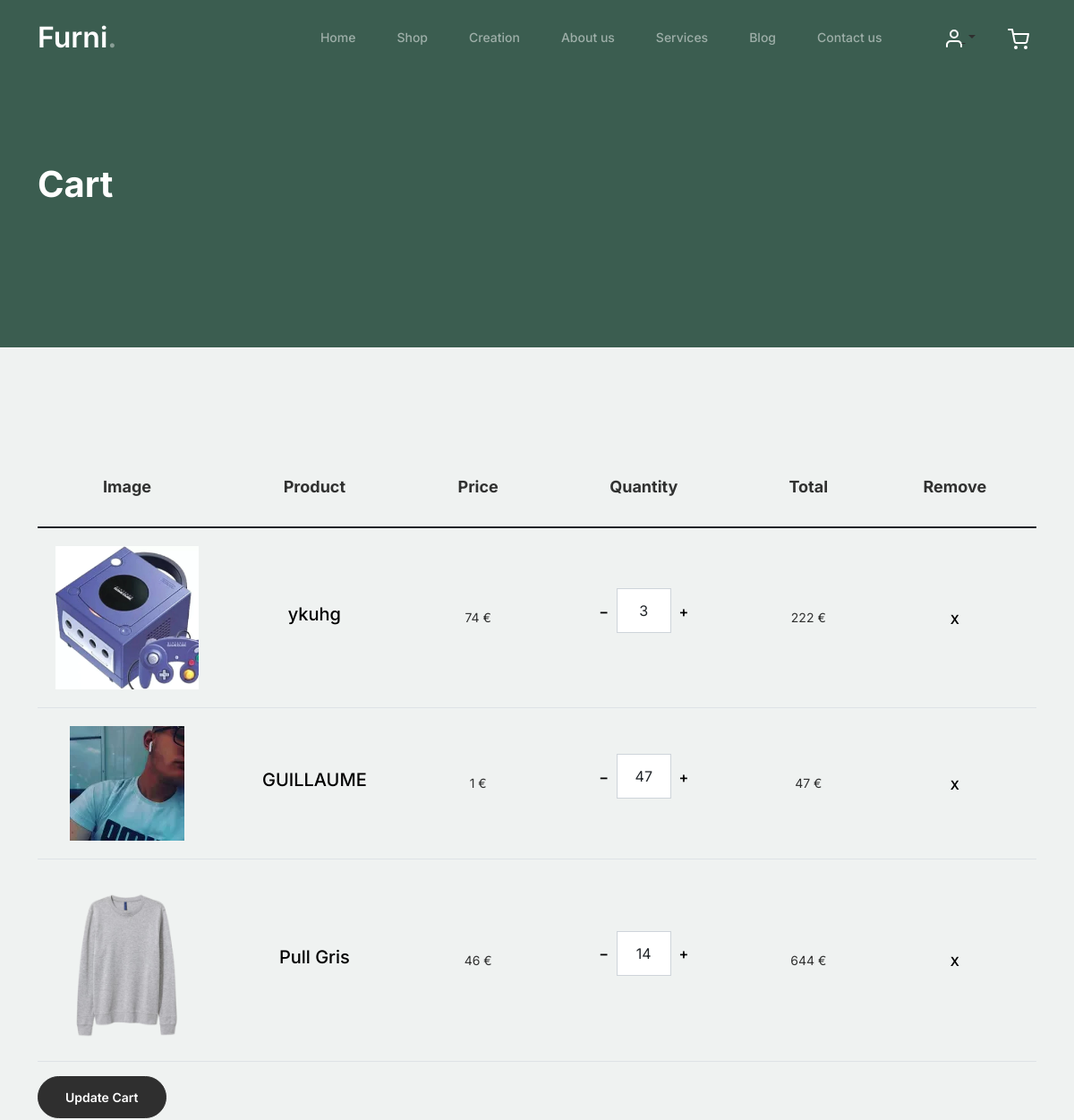
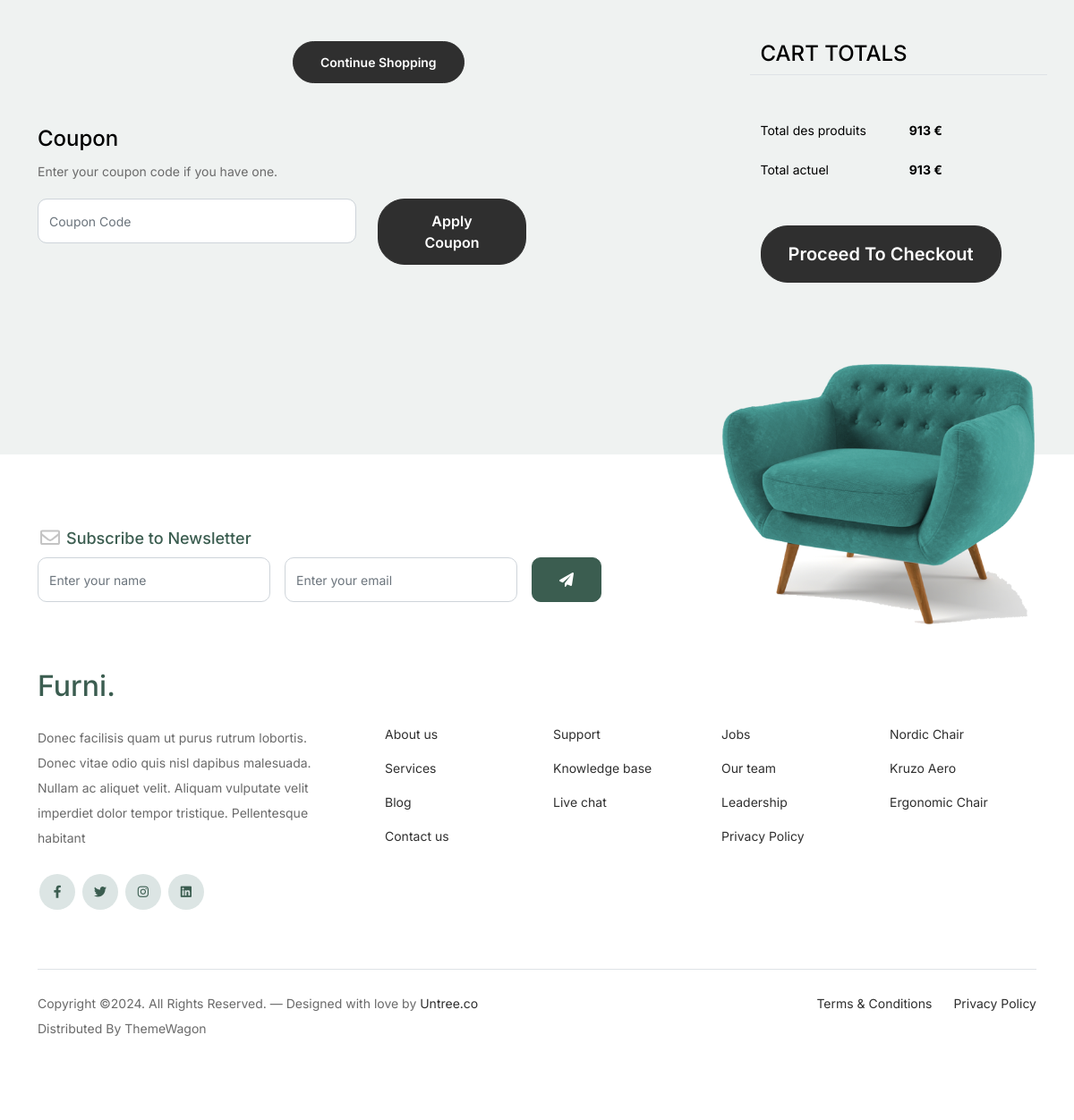
Screenshot of /cart.php (signed in) with the database file from the repository (2 pictures, top to bottom).
### tables this page shows
CREATE TABLE `cart` (
  `id_cart` int(11) NOT NULL,
  `id_user` int(11) NOT NULL,
  `id_article` int(11) NOT NULL,
  `quantity` int(11) NOT NULL
);

CREATE TABLE `article` (
  `id_article` int(11) NOT NULL,
  `title` varchar(255) NOT NULL,
  `price` float NOT NULL,
  `image` varchar(255) NOT NULL,
  `id_user` int(11) DEFAULT NULL
);

### lib/Cart.php (called while the page is built, shortened)
<?php
class Cart
{
    public $connectDb;
    public function __construct(PDO $db)
    {
        $this->connectDb = $db;
    }
    public function select($id_user)
    {
        $selectCart = $this->connectDb->prepare("SELECT * FROM `cart` INNER JOIN `article` ON cart.id_article = article.id_article WHERE cart.id_user = :id_user;");
        $selectCart->bindParam(":id_user", $id_user);
        $selectCart->execute();
        return $selectCart->fetchAll(PDO::FETCH_ASSOC);
    }
}

### components/cart.php (the view)
<?php foreach ($userCart as $article) { ?>
    <tr>
        <td class="product-thumbnail">
            <img src="image_articles/upload/<?= $article['image'] ?>" alt="Image" class="img-fluid">
        </td>
        <td class="product-name">
            <h2 class="h5 text-black"><?= $article['title'] ?></h2>
        </td>
        <td><?= $article['price'] ?> €</td>
        <td>
            <div class="input-group mb-3 d-flex align-items-center quantity-container m-auto" style="max-width: 120px;">
                <div class="input-group-prepend">
                    <button class="btn btn-outline-black decrease" type="button" onclick="minus(<?= $article['id_cart'] . ', ' . $article['price'] ?>)">&minus;</button>
                </div>
                <input type="text" class="form-control text-center quantity-amount <?= $article['id_cart'] ?>" name="<?= $article['id_cart'] ?>" value="<?= $article['quantity'] ?>" aria-label="Example text with button addon" aria-describedby="button-addon1">
                <div class="input-group-append">
                    <button class="btn btn-outline-black increase" type="button" onclick="plus(<?= $article['id_cart'] . ', ' . $article['price'] ?>)">&plus;</button>
                </div>
            </div>
        </td>
        <td class="total" id="<?= $article['id_cart'] ?>"><?php echo $article['price'] * $article['quantity'] ?> €</td>
        <td>
            <form method=" POST">
                <button class="btn btn-black btn-sm" name="id_cart" value="<?= $article['id_cart'] ?>">X</button>
            </form>
        </td>
    </tr>
    <?php $totalPrice += $article['price'] * $article['quantity'] ?>
<?php } ?>

### cart.php (shortened to what this page needs)
<?php
require_once('lib/db.php');
require_once('lib/Cart.php');
if (!empty($_SESSION)) {
	$cart = new Cart($db);
	$userCart = $cart->select($_SESSION['id']);
}
$totalPrice = 0;
?>
<!doctype html>
<html lang="fr">
<head>
	<link href="css/bootstrap.min.css" rel="stylesheet">
	<link href="https://cdnjs.cloudflare.com/ajax/libs/font-awesome/6.0.0-beta3/css/all.min.css" rel="stylesheet">
	<link href="css/tiny-slider.css" rel="stylesheet">
	<link href="css/style.css" rel="stylesheet">
</head>
<body>
	<?php include('components/nav.php') ?>
	<div class="hero">
		<div class="container">
			<div class="row justify-content-between">
				<div class="col-lg-5">
					<div class="intro-excerpt">
						<h1>Cart</h1>
					</div>
				</div>
				<div class="col-lg-7">
				</div>
			</div>
		</div>
	</div>
	<div class="untree_co-section before-footer-section">
		<div class="container">
			<div class="row mb-5">
				<form class="col-md-12" method="post">
					<div class="site-blocks-table">
						<table class="table">
							<thead>
								<tr>
									<th class="product-thumbnail">Image</th>
									<th class="product-name">Product</th>
									<th class="product-price">Price</th>
									<th class="product-quantity">Quantity</th>
									<th class="product-total">Total</th>
									<th class="product-remove">Remove</th>
								</tr>
							</thead>
							<tbody>
								<?php if (!empty($_SESSION)) {
									require('components/cart.php');
								} ?>
							</tbody>
						</table>
					</div>
					<button type="submit" class="btn btn-black btn-sm btn-block" name="form" value="update">Update Cart</button>
				</form>
			</div>
			<div class="row">
				<div class="col-md-6">
					<div class="row mb-5">
						<div class="col-md-6 mb-3 mb-md-0">
						</div>
						<div class="col-md-6">
							<button class="btn btn-outline-black btn-sm btn-block">Continue Shopping</button>
						</div>
					</div>
					<div class="row">
						<div class="col-md-12">
							<label class="text-black h4" for="coupon">Coupon</label>
							<p>Enter your coupon code if you have one.</p>
						</div>
						<div class="col-md-8 mb-3 mb-md-0">
							<input type="text" class="form-control py-3" id="coupon" placeholder="Coupon Code">
						</div>
						<div class="col-md-4">
							<button class="btn btn-black">Apply Coupon</button>
						</div>
					</div>
				</div>
				<div class="col-md-6 pl-5">
					<div class="row justify-content-end">
						<div class="col-md-7">
							<div class="row">
								<div class="col-md-12 text-right border-bottom mb-5">
									<h3 class="text-black h4 text-uppercase">Cart Totals</h3>
								</div>
							</div>
							<div class="row mb-3">
								<div class="col-md-6">
									<span class="text-black">Total des produits</span>
								</div>
								<div class="col-md-6 text-right">
									<strong class="text-black"><?= $totalPrice . " €" ?></strong>
								</div>
							</div>
							<div class="row mb-5">
								<div class="col-md-6">
									<span class="text-black">Total actuel</span>
								</div>
								<div class="col-md-6 text-right">
									<strong id="totalprice" class="text-black"><?= $totalPrice . " €" ?></strong>
								</div>
							</div>
							<div class="row">
								<div class="col-md-12">
									<button class="btn btn-black btn-lg py-3 btn-block" onclick="window.location='checkout.html'">Proceed To Checkout</button>
								</div>
							</div>
						</div>
					</div>
				</div>
			</div>
		</div>
	</div>
	<footer class="footer-section">
		<div class="container relative">
			<div class="sofa-img">
				<img src="images/sofa.png" alt="Image" class="img-fluid">
			</div>
			<div class="row">
				<div class="col-lg-8">
					<div class="subscription-form">
						<h3 class="d-flex align-items-center"><span class="me-1"><img src="images/envelope-outline.svg" alt="Image" class="img-fluid"></span><span>Subscribe to Newsletter</span></h3>
						<form action="#" class="row g-3">
							<div class="col-auto">
								<input type="text" class="form-control" placeholder="Enter your name">
							</div>
							<div class="col-auto">
								<input type="email" class="form-control" placeholder="Enter your email">
							</div>
							<div class="col-auto">
								<button class="btn btn-primary">
									<span class="fa fa-paper-plane"></span>
								</button>
							</div>
						</form>
					</div>
				</div>
			</div>
			<div class="row g-5 mb-5">
				<div class="col-lg-4">
					<div class="mb-4 footer-logo-wrap"><a href="#" class="footer-logo">Furni<span>.</span></a></div>
					<p class="mb-4">Donec facilisis quam ut purus rutrum lobortis. Donec vitae odio quis nisl dapibus malesuada. Nullam ac aliquet velit. Aliquam vulputate velit imperdiet dolor tempor tristique. Pellentesque habitant</p>
					<ul class="list-unstyled custom-social">
						<li><a href="#"><span class="fa fa-brands fa-facebook-f"></span></a></li>
						<li><a href="#"><span class="fa fa-brands fa-twitter"></span></a></li>
						<li><a href="#"><span class="fa fa-brands fa-instagram"></span></a></li>
						<li><a href="#"><span class="fa fa-brands fa-linkedin"></span></a></li>
					</ul>
				</div>
				<div class="col-lg-8">
					<div class="row links-wrap">
						<div class="col-6 col-sm-6 col-md-3">
							<ul class="list-unstyled">
								<li><a href="#">About us</a></li>
								<li><a href="#">Services</a></li>
								<li><a href="#">Blog</a></li>
								<li><a href="#">Contact us</a></li>
							</ul>
						</div>
						<div class="col-6 col-sm-6 col-md-3">
							<ul class="list-unstyled">
								<li><a href="#">Support</a></li>
								<li><a href="#">Knowledge base</a></li>
								<li><a href="#">Live chat</a></li>
							</ul>
						</div>
						<div class="col-6 col-sm-6 col-md-3">
							<ul class="list-unstyled">
								<li><a href="#">Jobs</a></li>
								<li><a href="#">Our team</a></li>
								<li><a href="#">Leadership</a></li>
								<li><a href="#">Privacy Policy</a></li>
							</ul>
						</div>
						<div class="col-6 col-sm-6 col-md-3">
							<ul class="list-unstyled">
								<li><a href="#">Nordic Chair</a></li>
								<li><a href="#">Kruzo Aero</a></li>
								<li><a href="#">Ergonomic Chair</a></li>
							</ul>
						</div>
					</div>
				</div>
			</div>
			<div class="border-top copyright">
				<div class="row pt-4">
					<div class="col-lg-6">
						<p class="mb-2 text-center text-lg-start">Copyright &copy;. All Rights Reserved. &mdash; Designed with love by <a href="https://untree.co">Untree.co</a> Distributed By <a hreff="https://themewagon.com">ThemeWagon</a>
						</p>
					</div>
					<div class="col-lg-6 text-center text-lg-end">
						<ul class="list-unstyled d-inline-flex ms-auto">
							<li class="me-4"><a href="#">Terms &amp; Conditions</a></li>
							<li><a href="#">Privacy Policy</a></li>
						</ul>
					</div>
				</div>
			</div>
		</div>
	</footer>
</body>
</html>

### components/nav.php (shortened to what this page needs)
<?php
$current_page = basename($_SERVER['PHP_SELF']);
$nav_links = [
    'index.php' => 'Home',
    'shop.php' => 'Shop',
    'creation.php' => 'Creation',
    'about.php' => 'About us',
    'services.php' => 'Services',
    'blog.php' => 'Blog',
    'contact.php' => 'Contact us',
];
?>
<nav class="custom-navbar navbar navbar navbar-expand-md navbar-dark bg-dark" arial-label="Furni navigation bar">
    <div class="container">
        <a class="navbar-brand" href="index.html">Furni<span>.</span></a>
        <div class="collapse navbar-collapse" id="navbarsFurni">
            <ul class="custom-navbar-nav navbar-nav ms-auto mb-2 mb-md-0">
                <?php foreach ($nav_links as $link => $label) {
                ?>
                    <li class="nav-item <?php if ($current_page == $link) {
                                            echo 'active';
                                        } ?>">
                        <a class="nav-link" href="<?php echo $link; ?>"><?php echo $label; ?></a>
                    </li>
                <?php } ?>
            </ul>
            <ul class="custom-navbar-cta navbar-nav mb-2 mb-md-0 ms-5">
                <li>
                    <div class="dropdown nav-link">
                        <a class="dropdown-toggle" data-bs-toggle="dropdown" aria-expanded="false">
                            <img src="images/user.svg">
                        </a>
                    </div>
                </li>
                <li><a class="nav-link" href="cart.php"><img src="images/cart.svg"></a></li>
            </ul>
        </div>
    </div>
</nav>

### rows the page displays
cart: id_article.image (picture), id_article.title "ykuhg", id_article.price "74", quantity "3", $article['price'] * $article['quantity'] "222", $article['id_cart'] 10 (drawn)
cart: id_article.image (picture), id_article.title "GUILLAUME", id_article.price "1", quantity "47", $article['price']*$article['quantity'] "47", $article['id_cart'] 11 (drawn)
cart: id_article.image (picture), id_article.title "Pull Gris", id_article.price "46", quantity "14", $article['price'] * $article['quantity'] "644", $article['id_cart'] 12 (drawn)

### other values shown
$label "Home"
$label "Shop"
$label "Creation"
$label "About us"
$label "Services"
$label "Blog"
$label "Contact us"
$totalPrice "913"
